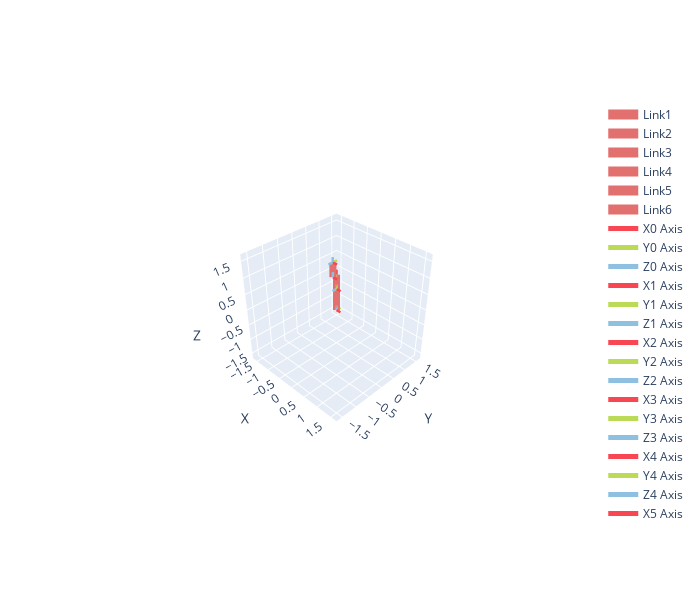

The notebook cell saved with this chart:
### Markdown cell above
#### Puma 560

### Code cell
Puma560 = rsb.models.DH.Puma560()
Puma560.plotly(Puma560.qr, fig=go.Figure(), isShow=False)

### Figure 1 — Plotly figure (JSON) as saved in the notebook; plotly's stock layout.template omitted (floating-point values rounded to 4 significant figures)
{"data": [{"line": {"color": "#E1706E", "width": 14}, "mode": "lines", "name": "Link1", "type": "scatter3d", "x": [0.0, 0.0], "y": [0.0, 0.0], "z": [0.0, 0.6718]}, {"line": {"color": "#E1706E", "width": 14}, "mode": "lines", "name": "Link2", "type": "scatter3d", "x": [0.0, 2.644e-17], "y": [0.0, 2.644e-17], "z": [0.6718, 1.104]}, {"line": {"color": "#E1706E", "width": 14}, "mode": "lines", "name": "Link3", "type": "scatter3d", "x": [2.644e-17, 0.0203], "y": [2.644e-17, -0.15], "z": [1.104, 1.104]}, {"line": {"color": "#E1706E", "width": 14}, "mode": "lines", "name": "Link4", "type": "scatter3d", "x": [0.0203, 0.0203], "y": [-0.15, -0.15], "z": [1.104, 1.535]}, {"line": {"color": "#E1706E", "width": 14}, "mode": "lines", "name": "Link5", "type": "scatter3d", "x": [0.0203, 0.0203], "y": [-0.15, -0.15], "z": [1.535, 1.535]}, {"line": {"color": "#E1706E", "width": 14}, "mode": "lines", "name": "Link6", "type": "scatter3d", "x": [0.0203, 0.0203], "y": [-0.15, -0.15], "z": [1.535, 1.535]}, {"line": {"color": "#F84752", "width": 5}, "mode": "lines", "name": "X0 Axis", "type": "scatter3d", "x": [0, 0.15], "y": [0, 0], "z": [0, 0]}, {"cmax": 1, "cmin": 0, "colorscale": [[0, "#F84752"], [1, "#F84752"]], "showscale": false, "sizemode": "absolute", "sizeref": 0.015, "type": "cone", "u": [1], "v": [0], "w": [0], "x": [0.15], "y": [0], "z": [0]}, {"line": {"color": "#BBDA55", "width": 5}, "mode": "lines", "name": "Y0 Axis", "type": "scatter3d", "x": [0, 0], "y": [0, 0.15], "z": [0, 0]}, {"cmax": 1, "cmin": 0, "colorscale": [[0, "#BBDA55"], [1, "#BBDA55"]], "showscale": false, "sizemode": "absolute", "sizeref": 0.015, "type": "cone", "u": [0], "v": [1], "w": [0], "x": [0], "y": [0.15], "z": [0]}, {"line": {"color": "#8EC1E1", "width": 5}, "mode": "lines", "name": "Z0 Axis", "type": "scatter3d", "x": [0, 0], "y": [0, 0], "z": [0, 0.15]}, {"cmax": 1, "cmin": 0, "colorscale": [[0, "#8EC1E1"], [1, "#8EC1E1"]], "showscale": false, "sizemode": "absolute", "sizeref": 0.015, "type": "cone", "u": [0], "v": [0], "w": [1], "x": [0], "y": [0], "z": [0.15]}, {"line": {"color": "#F84752", "width": 5}, "mode": "lines", "name": "X1 Axis", "type": "scatter3d", "x": [0, 0.15], "y": [0, 0], "z": [0.6718, 0.6718]}, {"cmax": 1, "cmin": 0, "colorscale": [[0, "#F84752"], [1, "#F84752"]], "showscale": false, "sizemode": "absolute", "sizeref": 0.015, "type": "cone", "u": [1], "v": [0], "w": [0], "x": [0.15], "y": [0], "z": [0.6718]}, {"line": {"color": "#BBDA55", "width": 5}, "mode": "lines", "name": "Y1 Axis", "type": "scatter3d", "x": [0, 0], "y": [0, 9.185e-18], "z": [0.6718, 0.8218]}, {"cmax": 1, "cmin": 0, "colorscale": [[0, "#BBDA55"], [1, "#BBDA55"]], "showscale": false, "sizemode": "absolute", "sizeref": 0.015, "type": "cone", "u": [0], "v": [6.123e-17], "w": [1], "x": [0], "y": [9.185e-18], "z": [0.8218]}, {"line": {"color": "#8EC1E1", "width": 5}, "mode": "lines", "name": "Z1 Axis", "type": "scatter3d", "x": [0, 0], "y": [0, -0.15], "z": [0.6718, 0.6718]}, {"cmax": 1, "cmin": 0, "colorscale": [[0, "#8EC1E1"], [1, "#8EC1E1"]], "showscale": false, "sizemode": "absolute", "sizeref": 0.015, "type": "cone", "u": [0], "v": [-1], "w": [6.123e-17], "x": [0], "y": [-0.15], "z": [0.6718]}, {"line": {"color": "#F84752", "width": 5}, "mode": "lines", "name": "X2 Axis", "type": "scatter3d", "x": [2.644e-17, 3.562e-17], "y": [2.644e-17, 3.562e-17], "z": [1.104, 1.254]}, {"cmax": 1, "cmin": 0, "colorscale": [[0, "#F84752"], [1, "#F84752"]], "showscale": false, "sizemode": "absolute", "sizeref": 0.015, "type": "cone", "u": [6.123e-17], "v": [6.123e-17], "w": [1], "x": [3.562e-17], "y": [3.562e-17], "z": [1.254]}, {"line": {"color": "#BBDA55", "width": 5}, "mode": "lines", "name": "Y2 Axis", "type": "scatter3d", "x": [2.644e-17, -0.15], "y": [2.644e-17, 2.644e-17], "z": [1.104, 1.104]}, {"cmax": 1, "cmin": 0, "colorscale": [[0, "#BBDA55"], [1, "#BBDA55"]], "showscale": false, "sizemode": "absolute", "sizeref": 0.015, "type": "cone", "u": [-1], "v": [3.749e-33], "w": [6.123e-17], "x": [-0.15], "y": [2.644e-17], "z": [1.104]}, {"line": {"color": "#8EC1E1", "width": 5}, "mode": "lines", "name": "Z2 Axis", "type": "scatter3d", "x": [2.644e-17, 2.644e-17], "y": [2.644e-17, -0.15], "z": [1.104, 1.104]}, {"cmax": 1, "cmin": 0, "colorscale": [[0, "#8EC1E1"], [1, "#8EC1E1"]], "showscale": false, "sizemode": "absolute", "sizeref": 0.015, "type": "cone", "u": [0], "v": [-1], "w": [6.123e-17], "x": [2.644e-17], "y": [-0.15], "z": [1.104]}, {"line": {"color": "#F84752", "width": 5}, "mode": "lines", "name": "X3 Axis", "type": "scatter3d", "x": [0.0203, 0.1703], "y": [-0.15, -0.15], "z": [1.104, 1.104]}, {"cmax": 1, "cmin": 0, "colorscale": [[0, "#F84752"], [1, "#F84752"]], "showscale": false, "sizemode": "absolute", "sizeref": 0.015, "type": "cone", "u": [1], "v": [0], "w": [0], "x": [0.1703], "y": [-0.15], "z": [1.104]}, {"line": {"color": "#BBDA55", "width": 5}, "mode": "lines", "name": "Y3 Axis", "type": "scatter3d", "x": [0.0203, 0.0203], "y": [-0.15, -5e-05], "z": [1.104, 1.104]}, {"cmax": 1, "cmin": 0, "colorscale": [[0, "#BBDA55"], [1, "#BBDA55"]], "showscale": false, "sizemode": "absolute", "sizeref": 0.015, "type": "cone", "u": [0], "v": [1], "w": [0], "x": [0.0203], "y": [-5e-05], "z": [1.104]}, {"line": {"color": "#8EC1E1", "width": 5}, "mode": "lines", "name": "Z3 Axis", "type": "scatter3d", "x": [0.0203, 0.0203], "y": [-0.15, -0.15], "z": [1.104, 1.254]}, {"cmax": 1, "cmin": 0, "colorscale": [[0, "#8EC1E1"], [1, "#8EC1E1"]], "showscale": false, "sizemode": "absolute", "sizeref": 0.015, "type": "cone", "u": [0], "v": [0], "w": [1], "x": [0.0203], "y": [-0.15], "z": [1.254]}, {"line": {"color": "#F84752", "width": 5}, "mode": "lines", "name": "X4 Axis", "type": "scatter3d", "x": [0.0203, 0.1703], "y": [-0.15, -0.15], "z": [1.535, 1.535]}, {"cmax": 1, "cmin": 0, "colorscale": [[0, "#F84752"], [1, "#F84752"]], "showscale": false, "sizemode": "absolute", "sizeref": 0.015, "type": "cone", "u": [1], "v": [0], "w": [0], "x": [0.1703], "y": [-0.15], "z": [1.535]}, {"line": {"color": "#BBDA55", "width": 5}, "mode": "lines", "name": "Y4 Axis", "type": "scatter3d", "x": [0.0203, 0.0203], "y": [-0.15, -0.15], "z": [1.535, 1.685]}, {"cmax": 1, "cmin": 0, "colorscale": [[0, "#BBDA55"], [1, "#BBDA55"]], "showscale": false, "sizemode": "absolute", "sizeref": 0.015, "type": "cone", "u": [0], "v": [6.123e-17], "w": [1], "x": [0.0203], "y": [-0.15], "z": [1.685]}, {"line": {"color": "#8EC1E1", "width": 5}, "mode": "lines", "name": "Z4 Axis", "type": "scatter3d", "x": [0.0203, 0.0203], "y": [-0.15, -0.3], "z": [1.535, 1.535]}, {"cmax": 1, "cmin": 0, "colorscale": [[0, "#8EC1E1"], [1, "#8EC1E1"]], "showscale": false, "sizemode": "absolute", "sizeref": 0.015, "type": "cone", "u": [0], "v": [-1], "w": [6.123e-17], "x": [0.0203], "y": [-0.3], "z": [1.535]}, {"line": {"color": "#F84752", "width": 5}, "mode": "lines", "name": "X5 Axis", "type": "scatter3d", "x": [0.0203, 0.1703], "y": [-0.15, -0.15], "z": [1.535, 1.535]}, {"cmax": 1, "cmin": 0, "colorscale": [[0, "#F84752"], [1, "#F84752"]], "showscale": false, "sizemode": "absolute", "sizeref": 0.015, "type": "cone", "u": [1], "v": [0], "w": [0], "x": [0.1703], "y": [-0.15], "z": [1.535]}, {"line": {"color": "#BBDA55", "width": 5}, "mode": "lines", "name": "Y5 Axis", "type": "scatter3d", "x": [0.0203, 0.0203], "y": [-0.15, -5e-05], "z": [1.535, 1.535]}, {"cmax": 1, "cmin": 0, "colorscale": [[0, "#BBDA55"], [1, "#BBDA55"]], "showscale": false, "sizemode": "absolute", "sizeref": 0.015, "type": "cone", "u": [0], "v": [1], "w": [0], "x": [0.0203], "y": [-5e-05], "z": [1.535]}, {"line": {"color": "#8EC1E1", "width": 5}, "mode": "lines", "name": "Z5 Axis", "type": "scatter3d", "x": [0.0203, 0.0203], "y": [-0.15, -0.15], "z": [1.535, 1.685]}, {"cmax": 1, "cmin": 0, "colorscale": [[0, "#8EC1E1"], [1, "#8EC1E1"]], "showscale": false, "sizemode": "absolute", "sizeref": 0.015, "type": "cone", "u": [0], "v": [0], "w": [1], "x": [0.0203], "y": [-0.15], "z": [1.685]}, {"line": {"color": "#F84752", "width": 5}, "mode": "lines", "name": "X6 Axis", "type": "scatter3d", "x": [0.0203, 0.0953], "y": [-0.15, -0.15], "z": [1.535, 1.535]}, {"cmax": 1, "cmin": 0, "colorscale": [[0, "#F84752"], [1, "#F84752"]], "showscale": false, "sizemode": "absolute", "sizeref": 0.0075, "type": "cone", "u": [1], "v": [0], "w": [0], "x": [0.0953], "y": [-0.15], "z": [1.535]}, {"line": {"color": "#BBDA55", "width": 5}, "mode": "lines", "name": "Y6 Axis", "type": "scatter3d", "x": [0.0203, 0.0203], "y": [-0.15, -0.07505], "z": [1.535, 1.535]}, {"cmax": 1, "cmin": 0, "colorscale": [[0, "#BBDA55"], [1, "#BBDA55"]], "showscale": false, "sizemode": "absolute", "sizeref": 0.0075, "type": "cone", "u": [0], "v": [1], "w": [0], "x": [0.0203], "y": [-0.07505], "z": [1.535]}, {"line": {"color": "#8EC1E1", "width": 5}, "mode": "lines", "name": "Z6 Axis", "type": "scatter3d", "x": [0.0203, 0.0203], "y": [-0.15, -0.15], "z": [1.535, 1.61]}, {"cmax": 1, "cmin": 0, "colorscale": [[0, "#8EC1E1"], [1, "#8EC1E1"]], "showscale": false, "sizemode": "absolute", "sizeref": 0.0075, "type": "cone", "u": [0], "v": [0], "w": [1], "x": [0.0203], "y": [-0.15], "z": [1.61]}], "layout": {"height": 600, "scene": {"aspectmode": "cube", "camera": {"center": {"x": 0, "y": 0, "z": 0}, "eye": {"x": 2.314, "y": -2.314, "z": 2.314}, "up": {"x": 0, "y": 0, "z": 1}}, "xaxis": {"nticks": 10, "range": [-1.697, 1.697], "title": {"text": "X"}}, "yaxis": {"nticks": 10, "range": [-1.697, 1.697], "title": {"text": "Y"}}, "zaxis": {"nticks": 10, "range": [-1.697, 1.697], "title": {"text": "Z"}}}, "width": 700}}
